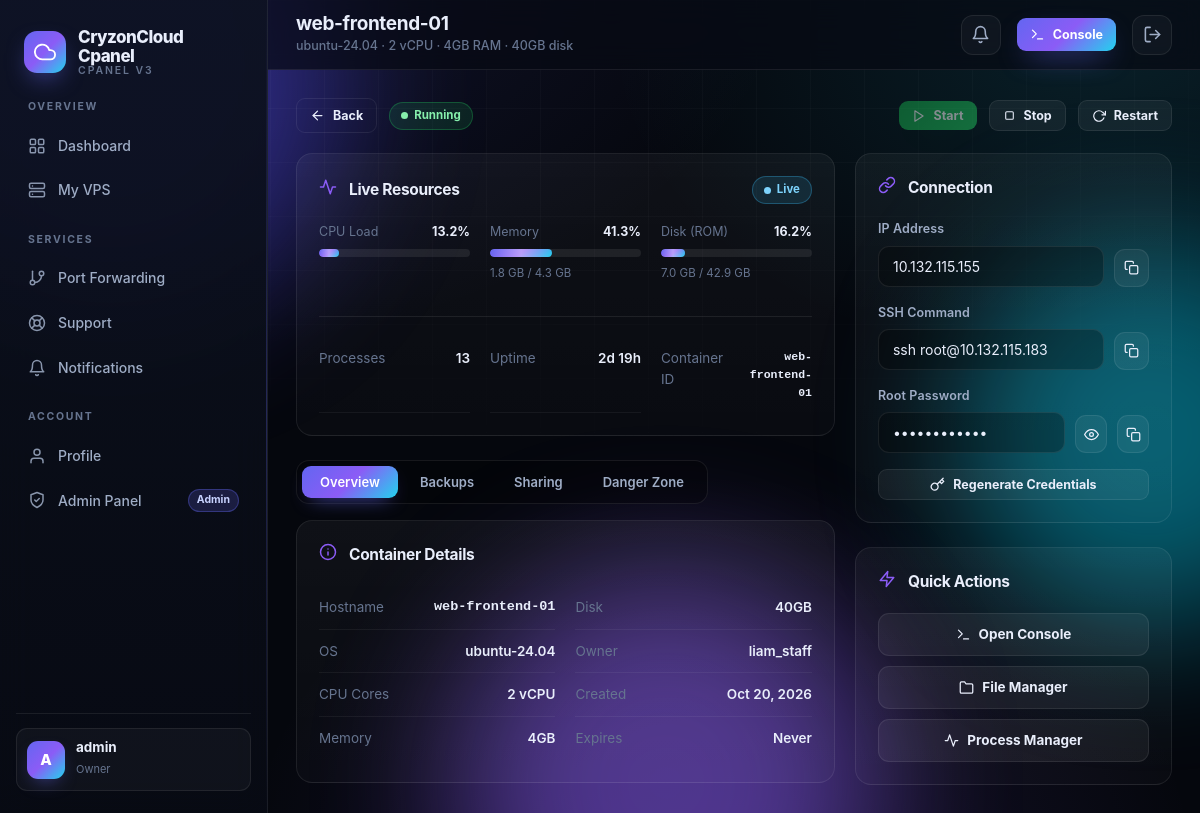
The app's page /vps/2 (signed in) with its own data.
### tables this page shows
CREATE TABLE settings (
    id INTEGER PRIMARY KEY AUTOINCREMENT,
    site_name TEXT DEFAULT 'CryzonCloud Cpanel',
    site_description TEXT DEFAULT 'High-Performance Cloud VPS Management Panel',
    footer_text TEXT DEFAULT 'Powered by CryzonCloud',
    timezone TEXT DEFAULT 'UTC',
    registration_enabled INTEGER DEFAULT 1,
    logo_url TEXT DEFAULT '',
    favicon_url TEXT DEFAULT '',
    cpu_threshold INTEGER DEFAULT 90,
    ram_threshold INTEGER DEFAULT 90,
    max_vps_per_user INTEGER DEFAULT 5,
    max_ports_per_user INTEGER DEFAULT 20,
    hostname_prefix TEXT DEFAULT 'cryzon',
    port_forwarding_method TEXT DEFAULT 'socat',
    public_ipv4 TEXT DEFAULT '',
    icon_path TEXT DEFAULT '',
    rate_limit_auth INTEGER DEFAULT 20,
    rate_limit_api INTEGER DEFAULT 120,
    rate_limit_heavy INTEGER DEFAULT 10,
    default_vps_days INTEGER DEFAULT 0
);

CREATE TABLE users (
    id INTEGER PRIMARY KEY AUTOINCREMENT,
    username TEXT UNIQUE NOT NULL,
    email TEXT UNIQUE NOT NULL,
    password TEXT NOT NULL,
    api_key TEXT,
    is_admin INTEGER DEFAULT 0,
    role_id INTEGER DEFAULT NULL,
    is_banned INTEGER DEFAULT 0,
    created_at TIMESTAMP DEFAULT CURRENT_TIMESTAMP,
    FOREIGN KEY (role_id) REFERENCES roles(id)
);

CREATE TABLE roles (
    id INTEGER PRIMARY KEY AUTOINCREMENT,
    name TEXT UNIQUE NOT NULL,
    slug TEXT UNIQUE NOT NULL,
    description TEXT DEFAULT '',
    permissions TEXT DEFAULT '[]',
    is_system INTEGER DEFAULT 0,
    priority INTEGER DEFAULT 0,
    color TEXT DEFAULT '#6366f1',
    created_at TIMESTAMP DEFAULT CURRENT_TIMESTAMP
);

CREATE TABLE vps (
    id INTEGER PRIMARY KEY AUTOINCREMENT,
    user_id INTEGER NOT NULL,
    node_id INTEGER DEFAULT NULL,
    container_id TEXT,
    container_name TEXT,
    ssh_command TEXT,
    ssh_password TEXT DEFAULT NULL,
    status TEXT DEFAULT 'creating',
    os_type TEXT DEFAULT 'ubuntu-22.04',
    ram TEXT DEFAULT '2GB',
    cpu TEXT DEFAULT '1 vCPU',
    disk TEXT DEFAULT '20GB',
    expires_at TIMESTAMP DEFAULT NULL,
    max_backups INTEGER DEFAULT 0,
    created_at TIMESTAMP DEFAULT CURRENT_TIMESTAMP,
    FOREIGN KEY (user_id) REFERENCES users(id),
    FOREIGN KEY (node_id) REFERENCES nodes(id)
);

### ccp/routes.py (the view)
@bp.route("/vps/<int:vps_id>")
@login_required
def vps_detail(vps_id):
    vps = _get_vps(vps_id)
    stats = containers.get_stats(vps["container_name"], vps["ram"], vps["disk"], vps["cpu"])
    ip = containers.get_ip(vps["container_name"])
    shares = db.query(
        "SELECT s.*, u.username FROM vps_shares s JOIN users u ON u.id=s.shared_with WHERE s.vps_id=?", (vps_id,)
    )
    backups = db.query("SELECT * FROM backups WHERE vps_id=? ORDER BY id DESC", (vps_id,))
    schedules = db.query("SELECT * FROM vps_schedules WHERE vps_id=? ORDER BY id DESC", (vps_id,))
    expired = _apply_expiry(vps)
    return render_template("vps_detail.html", vps=vps, stats=stats, ip=ip, shares=shares,
                           backups=backups, schedules=schedules, expired=expired, os_options=OS_OPTIONS)

### templates/vps_detail.html (shortened to what this page needs)
{% extends "base.html" %}
{% from "_icons.html" import icon %}
{% block page_title %}{{ vps.container_name }}{% endblock %}
{% block page_sub %}{{ vps.os_type }} · {{ vps.cpu }} vCPU · {{ vps.ram }} RAM · {{ vps.disk }} disk{% endblock %}
{% block topbar_actions %}
{% if can('vps.console') %}
<a href="{{ url_for('main.vps_console', vps_id=vps.id) }}" class="btn btn-sm btn-primary">{{ icon('terminal', 15) }} Console</a>
{% endif %}
{% endblock %}
{% block content %}
<div class="toolbar">
  <a href="{{ url_for('main.dashboard') }}" class="btn btn-sm btn-ghost">{{ icon('arrow-left', 15) }} Back</a>
  <span class="badge {{ vps.status }}" id="statusBadge"><span class="dot"></span><span id="statusText">{{ vps.status|capitalize }}</span></span>
  {% if can('vps.manage') %}
  <form method="post" action="{{ url_for('main.vps_action', vps_id=vps.id) }}" style="display:inline">
    <button class="btn btn-sm btn-success" {{ 'disabled' if vps.status == 'running' }}>{{ icon('play', 14) }} Start</button>
  </form>
  <form method="post" action="{{ url_for('main.vps_action', vps_id=vps.id) }}" style="display:inline">
    <button class="btn btn-sm" {{ 'disabled' if vps.status != 'running' }}>{{ icon('square', 13) }} Stop</button>
  </form>
  <form method="post" action="{{ url_for('main.vps_action', vps_id=vps.id) }}" style="display:inline">
    <button class="btn btn-sm">{{ icon('rotate-cw', 14) }} Restart</button>
  </form>
  {% endif %}
</div>
<div class="grid" style="grid-template-columns:1.7fr 1fr;align-items:start">
  <div>
    <div class="card mb-3 reveal">
      <div class="card-head"><span class="ic">{{ icon('activity', 18) }}</span><h3>Live Resources</h3><div class="spacer"></div><span class="badge info" id="liveDot"><span class="dot"></span>Live</span></div>
      <div class="grid cols-3">
        <div>
          <div class="metric">
            <div class="m-head"><span>CPU Load</span><b id="cpuVal">{{ stats.cpu }}%</b></div>
            <div class="progress"><div class="bar" id="cpuBar" data-pct="{{ stats.cpu }}"></div></div>
          </div>
        </div>
        <div>
          <div class="metric">
            <div class="m-head"><span>Memory</span><b id="ramVal">{{ stats.ram_pct }}%</b></div>
            <div class="progress"><div class="bar" id="ramBar" data-pct="{{ stats.ram_pct }}"></div></div>
            <div class="text-xs mute2 mt-1" id="ramDetail">{{ stats.ram_used|filesizeformat }} / {{ stats.ram_total|filesizeformat }}</div>
          </div>
        </div>
        <div>
          <div class="metric">
            <div class="m-head"><span>Disk (ROM)</span><b id="diskVal">{{ stats.disk_pct }}%</b></div>
            <div class="progress"><div class="bar" id="diskBar" data-pct="{{ stats.disk_pct }}"></div></div>
            <div class="text-xs mute2 mt-1" id="diskDetail">{{ stats.disk_used|filesizeformat }} / {{ stats.disk_total|filesizeformat }}</div>
          </div>
        </div>
      </div>
      <div class="divider"></div>
      <div class="grid cols-3">
        <div class="kv"><span class="k">Processes</span><span class="v" id="procVal">{{ stats.processes }}</span></div>
        <div class="kv"><span class="k">Uptime</span><span class="v" id="uptimeVal">{{ stats.uptime|duration }}</span></div>
        <div class="kv"><span class="k">Container ID</span><span class="v mono text-xs">{{ vps.container_name }}</span></div>
      </div>
    </div>
    <div class="tabs mb-2" data-tabs="vps">
      <button class="tab active" data-tab="overview">Overview</button>
      {% if can('vps.backups') %}<button class="tab" data-tab="backups">Backups</button>{% endif %}
      {% if can('vps.share') %}<button class="tab" data-tab="shares">Sharing</button>{% endif %}
      {% if can('vps.manage') %}<button class="tab" data-tab="danger">Danger Zone</button>{% endif %}
    </div>
    <div data-panel="overview" data-scope="vps">
      <div class="card reveal">
        <div class="card-head"><span class="ic">{{ icon('info', 18) }}</span><h3>Container Details</h3></div>
        <div class="grid cols-2">
          <div>
            <div class="kv"><span class="k">Hostname</span><span class="v mono">{{ vps.container_name }}</span></div>
            <div class="kv"><span class="k">OS</span><span class="v">{{ vps.os_type }}</span></div>
            <div class="kv"><span class="k">CPU Cores</span><span class="v">{{ vps.cpu }} vCPU</span></div>
            <div class="kv"><span class="k">Memory</span><span class="v">{{ vps.ram }}</span></div>
          </div>
          <div>
            <div class="kv"><span class="k">Disk</span><span class="v">{{ vps.disk }}</span></div>
            <div class="kv"><span class="k">Owner</span><span class="v">{{ vps.owner.username if vps.owner else current_user.username }}</span></div>
            <div class="kv"><span class="k">Created</span><span class="v">{{ vps.created_at|dt('%b %d, %Y') }}</span></div>
            <div class="kv"><span class="k">Expires</span><span class="v">{{ vps.expires_at|dt if vps.expires_at else 'Never' }}</span></div>
          </div>
        </div>
      </div>
    </div>
  </div>
  <div>
    <div class="card mb-3 reveal">
      <div class="card-head"><span class="ic">{{ icon('link', 18) }}</span><h3>Connection</h3></div>
      <div class="field">
        <label>IP Address</label>
        <div class="input-group">
          <input class="input mono" id="ipField" value="{{ ip or '—' }}" readonly>
          {% if ip %}<button class="btn btn-icon" data-copy="{{ ip }}" title="Copy">{{ icon('copy', 15) }}</button>{% endif %}
        </div>
      </div>
      {% if vps.ssh_command %}
      <div class="field">
        <label>SSH Command</label>
        <div class="input-group">
          <input class="input mono" id="sshField" value="{{ vps.ssh_command }}" readonly>
          <button class="btn btn-icon" data-copy="{{ vps.ssh_command }}" title="Copy">{{ icon('copy', 15) }}</button>
        </div>
      </div>
      {% endif %}
      {% if vps.ssh_password %}
      <div class="field">
        <label>Root Password</label>
        <div class="input-group">
          <input class="input mono" type="password" id="pwField" value="{{ vps.ssh_password }}" readonly>
          <button class="btn btn-icon" onclick="var f=document.getElementById('pwField');f.type=f.type==='password'?'text':'password'">{{ icon('eye', 15) }}</button>
          <button class="btn btn-icon" data-copy="{{ vps.ssh_password }}">{{ icon('copy', 15) }}</button>
        </div>
      </div>
      {% endif %}
      {% if can('vps.manage') %}
      <form method="post" action="{{ url_for('main.vps_regen_ssh', vps_id=vps.id) }}" data-confirm="Regenerate SSH credentials?">
        <button class="btn btn-block btn-sm">{{ icon('key', 15) }} Regenerate Credentials</button>
      </form>
      {% endif %}
    </div>
    <div class="card reveal">
      <div class="card-head"><span class="ic">{{ icon('zap', 18) }}</span><h3>Quick Actions</h3></div>
      <div class="grid" style="gap:10px">
        {% if can('vps.console') %}<a href="{{ url_for('main.vps_console', vps_id=vps.id) }}" class="btn btn-block">{{ icon('terminal', 15) }} Open Console</a>{% endif %}
        {% if can('vps.files') %}<a href="{{ url_for('main.vps_files', vps_id=vps.id) }}" class="btn btn-block">{{ icon('folder', 15) }} File Manager</a>{% endif %}
        {% if can('vps.processes') %}<a href="{{ url_for('main.vps_processes', vps_id=vps.id) }}" class="btn btn-block">{{ icon('activity', 15) }} Process Manager</a>{% endif %}
      </div>
    </div>
  </div>
</div>
{% endblock %}

### templates/base.html (shortened to what this page needs)
{% from "_icons.html" import icon %}
<!DOCTYPE html>
<html lang="en">
<head>
  <link rel="stylesheet" href="{{ url_for('static', filename='css/style.css') }}">
</head>
<body>
  <div class="bg-fx"><span class="orb o1"></span><span class="orb o2"></span><span class="orb o3"></span></div>
  <div class="app-shell">
    <aside class="sidebar">
      <a href="{{ url_for('main.dashboard') if current_user else url_for('main.index') }}" class="brand">
        <span class="brand-logo">{{ icon('cloud', 22) }}</span>
        <span class="brand-name">{{ settings.site_name or 'CryzonCloud' }}<span>Cpanel v3</span></span>
      </a>
      <div class="nav-scroll">
        {% block sidebar_nav %}
        <div class="nav-group">
          <div class="nav-label">Overview</div>
          <a href="{{ url_for('main.dashboard') }}" class="nav-item {{ 'active' if request.endpoint == 'main.dashboard' }}">
            {{ icon('grid') }}<span>Dashboard</span>
          </a>
          {% if can('vps.view') %}
          <a href="{{ url_for('main.dashboard') }}#vps" class="nav-item">
            {{ icon('server') }}<span>My VPS</span>
          </a>
          {% endif %}
        </div>
        <div class="nav-group">
          <div class="nav-label">Services</div>
          {% if can('vps.ports') %}
          <a href="{{ url_for('main.ports') }}" class="nav-item {{ 'active' if request.endpoint == 'main.ports' }}">
            {{ icon('git-branch') }}<span>Port Forwarding</span>
          </a>
          {% endif %}
          {% if can('tickets.view') %}
          <a href="{{ url_for('main.tickets') }}" class="nav-item {{ 'active' if request.endpoint and request.endpoint.startswith('main.ticket') }}">
            {{ icon('life-buoy') }}<span>Support</span>
          </a>
          {% endif %}
          <a href="{{ url_for('main.notifications') }}" class="nav-item {{ 'active' if request.endpoint == 'main.notifications' }}">
            {{ icon('bell') }}<span>Notifications</span>
          </a>
        </div>
        <div class="nav-group">
          <div class="nav-label">Account</div>
          <a href="{{ url_for('main.profile') }}" class="nav-item {{ 'active' if request.endpoint == 'main.profile' }}">
            {{ icon('user') }}<span>Profile</span>
          </a>
          {% if is_admin_user %}
          <a href="{{ url_for('admin.dashboard') }}" class="nav-item">
            {{ icon('shield-check') }}<span>Admin Panel</span>
            <span class="nav-badge">Admin</span>
          </a>
          {% endif %}
        </div>
        {% endblock %}
      </div>
      <div class="sidebar-foot">
        <a href="{{ url_for('main.profile') }}" class="user-chip">
          <span class="avatar">{{ (current_user.username[0]|upper) if current_user else '?' }}</span>
          <span style="min-width:0">
            <span class="u-name" style="display:block">{{ current_user.username if current_user else 'Guest' }}</span>
            <span class="u-role">{{ current_user.role.name if current_user and current_user.role else 'User' }}</span>
          </span>
        </a>
      </div>
    </aside>
    <div class="main">
      <header class="topbar">
        <div>
          <h1>{% block page_title %}Dashboard{% endblock %}</h1>
          <div class="sub">{% block page_sub %}{{ settings.site_description }}{% endblock %}</div>
        </div>
        <div style="position:relative">
          <button class="icon-btn" data-notif-bell aria-label="Notifications">
          </button>
        </div>
        {% block topbar_actions %}{% endblock %}
        <a href="{{ url_for('main.logout') }}" class="icon-btn" title="Sign out">{{ icon('log-out', 19) }}</a>
      </header>
      <main class="page">
        {% block content %}{% endblock %}
      </main>
    </div>
  </div>
</body>
</html>

### records on screen
settings: site_name "CryzonCloud Cpanel"
users: username "A", username "admin"
roles: role "Owner"
vps: container_name "web-frontend-01", os_type "ubuntu-24.04", cpu "2", ram "4GB", disk "40GB", status "Running", created_at|dt "Oct 20, 2026", ssh_command "ssh root@10.132.115.183"
users: owner "liam_staff"

### other values on screen
{{ stats.cpu }} "13.2"
{{ stats.ram_pct }} "41.3"
{{ stats.ram_used|filesizeformat }} "1.8 GB"
{{ stats.ram_total|filesizeformat }} "4.3 GB"
{{ stats.disk_pct }} "16.2"
{{ stats.disk_used|filesizeformat }} "7.0 GB"
{{ stats.disk_total|filesizeformat }} "42.9 GB"
{{ stats.processes }} "13"
{{ stats.uptime|duration }} "2d 19h"
{{ vps.expires_at|dt if vps.expires_at else 'Never' }} "Never"
